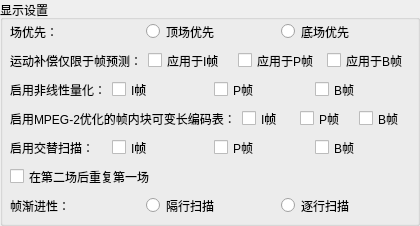
         <widget class="QGroupBox" name="groupBox_3">
          <property name="sizePolicy">
           <sizepolicy hsizetype="Preferred" vsizetype="Fixed">
            <horstretch>0</horstretch>
            <verstretch>0</verstretch>
           </sizepolicy>
          </property>
          <property name="minimumSize">
           <size>
            <width>0</width>
            <height>220</height>
           </size>
          </property>
          <property name="title">
           <string>显示设置</string>
          </property>
          <widget class="QWidget" name="">
           <property name="geometry">
            <rect>
             <x>10</x>
             <y>20</y>
             <width>401</width>
             <height>197</height>
            </rect>
           </property>
           <layout class="QVBoxLayout" name="verticalLayout_13">
            <item>
             <layout class="QHBoxLayout" name="horizontalLayout_26">
              <item>
               <widget class="QLabel" name="label_29">
                <property name="text">
                 <string>场优先：</string>
                </property>
               </widget>
              </item>
              <item>
               <widget class="QRadioButton" name="radioButton_17">
                <property name="text">
                 <string>顶场优先</string>
                </property>
               </widget>
              </item>
              <item>
               <widget class="QRadioButton" name="radioButton_18">
                <property name="text">
                 <string>底场优先</string>
                </property>
               </widget>
              </item>
             </layout>
            </item>
            <item>
             <layout class="QHBoxLayout" name="horizontalLayout_27">
              <item>
               <widget class="QLabel" name="label_30">
                <property name="text">
                 <string>运动补偿仅限于帧预测：</string>
                </property>
               </widget>
              </item>
              <item>
               <widget class="QCheckBox" name="checkBox_2">
                <property name="text">
                 <string>应用于I帧</string>
                </property>
               </widget>
              </item>
              <item>
               <widget class="QCheckBox" name="checkBox_3">
                <property name="text">
                 <string>应用于P帧</string>
                </property>
               </widget>
              </item>
              <item>
               <widget class="QCheckBox" name="checkBox_4">
                <property name="text">
                 <string>应用于B帧</string>
                </property>
               </widget>
              </item>
             </layout>
            </item>
            <item>
             <layout class="QHBoxLayout" name="horizontalLayout_28">
              <item>
               <widget class="QLabel" name="label_31">
                <property name="text">
                 <string>启用非线性量化：</string>
                </property>
               </widget>
              </item>
              <item>
               <widget class="QCheckBox" name="checkBox_5">
                <property name="text">
                 <string>I帧</string>
                </property>
               </widget>
              </item>
              <item>
               <widget class="QCheckBox" name="checkBox_6">
                <property name="text">
                 <string>P帧</string>
                </property>
               </widget>
              </item>
              <item>
               <widget class="QCheckBox" name="checkBox_7">
                <property name="text">
                 <string>B帧</string>
                </property>
               </widget>
              </item>
             </layout>
            </item>
            <item>
             <layout class="QHBoxLayout" name="horizontalLayout_29">
              <item>
               <widget class="QLabel" name="label_32">
                <property name="text">
                 <string>启用MPEG-2优化的帧内块可变长编码表：</string>
                </property>
               </widget>
              </item>
              <item>
               <widget class="QCheckBox" name="checkBox_8">
                <property name="text">
                 <string>I帧</string>
                </property>
               </widget>
              </item>
              <item>
               <widget class="QCheckBox" name="checkBox_9">
                <property name="text">
                 <string>P帧</string>
                </property>
               </widget>
              </item>
              <item>
               <widget class="QCheckBox" name="checkBox_10">
                <property name="text">
                 <string>B帧</string>
                </property>
               </widget>
              </item>
             </layout>
            </item>
            <item>
             <layout class="QHBoxLayout" name="horizontalLayout_30">
              <item>
               <widget class="QLabel" name="label_33">
                <property name="text">
                 <string>启用交替扫描：</string>
                </property>
               </widget>
              </item>
              <item>
               <widget class="QCheckBox" name="checkBox_11">
                <property name="text">
                 <string>I帧</string>
                </property>
               </widget>
              </item>
              <item>
               <widget class="QCheckBox" name="checkBox_12">
                <property name="text">
                 <string>P帧</string>
                </property>
               </widget>
              </item>
              <item>
               <widget class="QCheckBox" name="checkBox_13">
                <property name="text">
                 <string>B帧</string>
                </property>
               </widget>
              </item>
             </layout>
            </item>
            <item>
             <widget class="QCheckBox" name="checkBox_14">
              <property name="text">
               <string>在第二场后重复第一场</string>
              </property>
             </widget>
            </item>
            <item>
             <layout class="QHBoxLayout" name="horizontalLayout_31">
              <item>
               <widget class="QLabel" name="label_34">
                <property name="text">
                 <string>帧渐进性：</string>
                </property>
               </widget>
              </item>
              <item>
               <widget class="QRadioButton" name="radioButton_19">
                <property name="text">
                 <string>隔行扫描</string>
                </property>
               </widget>
              </item>
              <item>
               <widget class="QRadioButton" name="radioButton_20">
                <property name="text">
                 <string>逐行扫描</string>
                </property>
               </widget>
              </item>
             </layout>
            </item>
           </layout>
          </widget>
         </widget>
